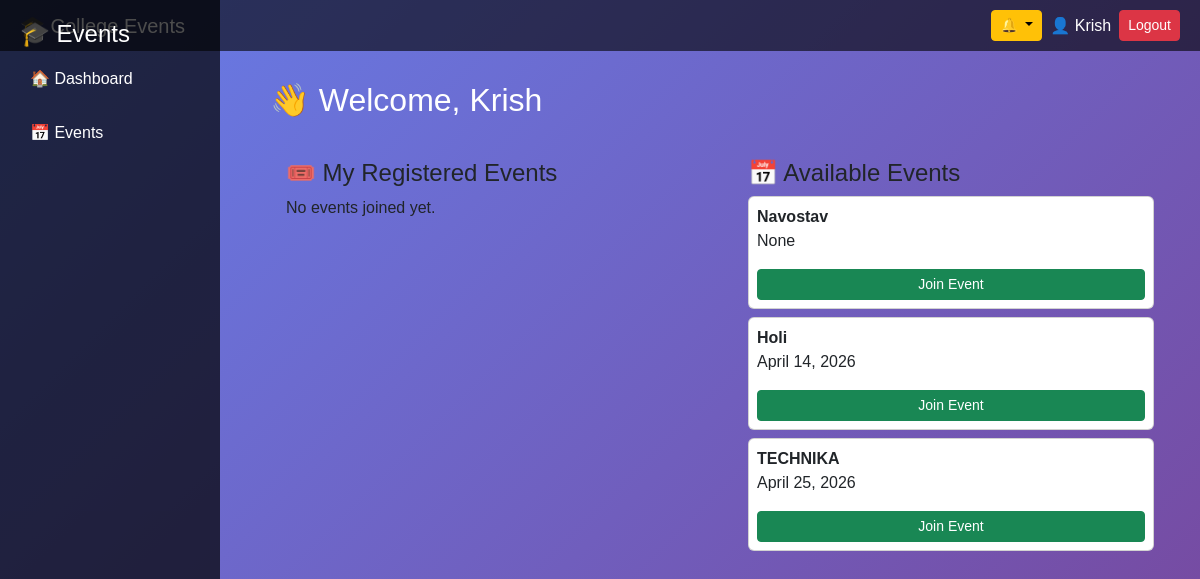
/dashboard/ (signed in), run on the app's committed database.
### events/models.py (models this page shows, shortened)
class Event(models.Model):
    title = models.CharField(max_length=200)
    description = models.TextField()
    date = models.DateTimeField()
    location = models.CharField(max_length=200)
    created_by = models.ForeignKey(User, on_delete=models.CASCADE)
    title = models.CharField(max_length=200)
    date = models.DateField()
    is_paid = models.BooleanField(default=False)
    price = models.IntegerField(default=0)

### events/views.py (the view)
# urls.py: path('dashboard/', views.dashboard, name='dashboard'),
@login_required
def dashboard(request):
    user = request.user
    my_events = Registration.objects.filter(user=user)
    all_events = Event.objects.all()
    notifications = Notification.objects.filter(user=user).order_by('-created_at')[:5]
    joined_event_ids = my_events.values_list('event_id', flat=True)
    return render(request, 'events/dashboard.html', {
        'my_events': my_events,
        'all_events': all_events,
        'joined_event_ids': joined_event_ids,
        'notifications': notifications
    })

### events/templates/events/dashboard.html
{% extends 'events/base.html' %}
{% block content %}
<h2 class="text-white mb-4">👋 Welcome, {{ user.username }}</h2>
<div class="row">
    <div class="col-md-6">
        <div class="glass p-3">
            <h4>🎟️ My Registered Events</h4>
            {% if my_events %}
               {% for reg in my_events %}
<div class="card p-2 mb-2">
    <strong>{{ reg.event.title }}</strong>
    <p>{{ reg.event.date }}</p>
    <a href="{% url 'ticket' reg.event.id %}"
       class="btn btn-info btn-sm">
       🎟 Ticket
    </a>
    <a href="{% url 'unregister_event' reg.event.id %}"
       class="btn btn-danger btn-sm">
       Leave
    </a>
</div>
{% endfor %}
            {% else %}
                <p>No events joined yet.</p>
            {% endif %}
        </div>
    </div>
    <div class="col-md-6">
        <div class="glass p-3">
            <h4>📅 Available Events</h4>
            {% for event in all_events %}
                <div class="card p-2 mb-2">
                    <strong>{{ event.title }}</strong>
                    <p>{{ event.date }}</p>
                    {% if event.id in joined_event_ids %}
                        <button class="btn btn-secondary btn-sm">Joined</button>
                    {% else %}
                        <a href="{% url 'register_event' event.id %}"
                           class="btn btn-success btn-sm">
                           Join Event
                        </a>
                    {% endif %}
                </div>
            {% endfor %}
        </div>
    </div>
</div>
{% endblock %}

### events/templates/events/base.html (shortened to what this page needs)
<!DOCTYPE html>
<html>
<head>
    <link href="https://cdn.jsdelivr.net/npm/bootstrap@5.3.0/dist/css/bootstrap.min.css" rel="stylesheet">
    <link rel="stylesheet" href="https://cdnjs.cloudflare.com/ajax/libs/animate.css/4.1.1/animate.min.css"/>
</head>
<body>
<div class="topbar d-flex justify-content-between align-items-center">
    <h5 class="text-white m-0">🎓 College Events</h5>
    <div class="d-flex align-items-center gap-2">
        {% if user.is_authenticated %}
        <div class="dropdown">
            <button class="btn btn-warning btn-sm dropdown-toggle" data-bs-toggle="dropdown">
                🔔
            </button>
        </div>
        <span class="text-white">👤 {{ user.username }}</span>
        <form action="{% url 'logout' %}" method="post">
            <button type="submit" class="btn btn-danger btn-sm">Logout</button>
        </form>
        {% else %}
            <a href="/login/" class="btn btn-success btn-sm">Login</a>
            <a href="/register/" class="btn btn-warning btn-sm">Register</a>
        {% endif %}
    </div>
</div>
{% if user.is_authenticated %}
<div class="sidebar" id="sidebar">
    <h4 class="text-white">🎓 Events</h4>
    <a href="/dashboard/">🏠 Dashboard</a>
    <a href="/events/">📅 Events</a>
</div>
{% endif %}
<div class="main-content animate__animated animate__fadeIn">
    {% block content %}{% endblock %}
</div>
</body>
</html>

### events/templates/events/base.html (style rules this page uses)
body { background: linear-gradient(135deg, #667eea, #764ba2); font-family: 'Poppins', sans-serif; margin: 0; }
.sidebar { height: 100vh; background: rgba(0,0,0,0.7); padding: 20px; position: fixed; width: 220px; top: 0; left: 0; }
.sidebar a { display: block; color: white; padding: 10px; margin-bottom: 10px; text-decoration: none; border-radius: 8px; }
.main-content { margin-left: 240px; padding: 30px; }
.topbar { background: rgba(0,0,0,0.6); padding: 10px 20px; }

### data on the page
Event: title "Navostav", date "None", shows "Join Event"
Event: title "Holi", date "April 14, 2026", shows "Join Event"
Event: title "TECHNIKA", date "April 25, 2026", shows "Join Event"

### other printed values
{{ user.username }} "Krish"
